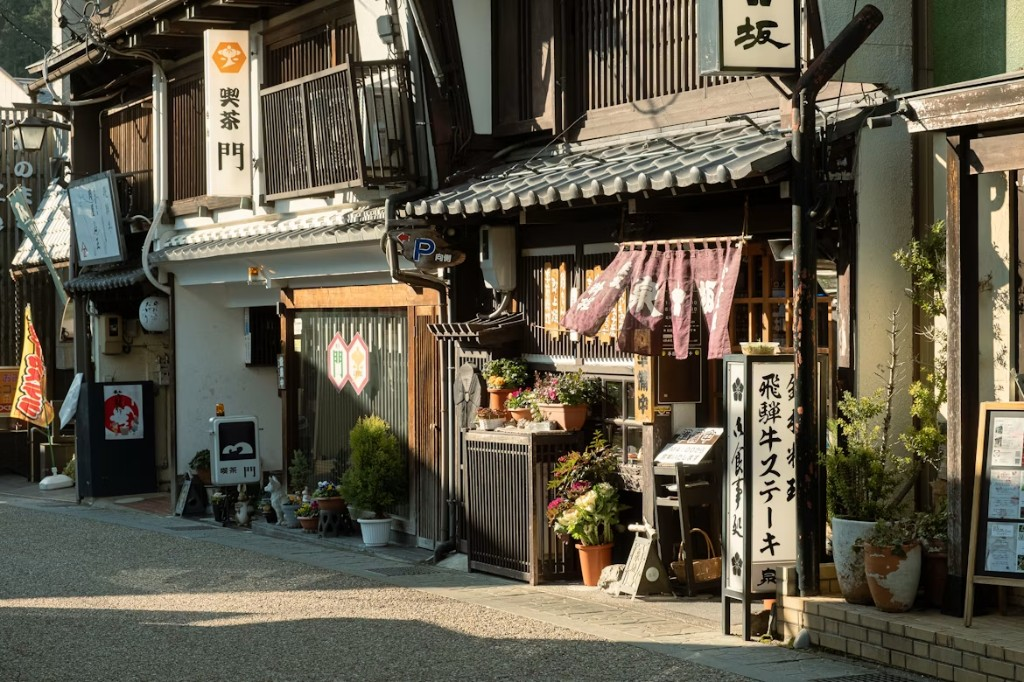
#> input picture assets/backgrounds/japan_street.jpg, 1024 x 682 px
$ python set_japan_wallpaper.py
#> lines starting #> are read from the running program, lines starting #| are printed output that depends on the picture
#!/usr/bin/env python3
"""Install the Japanese street photo as CordOS default wallpaper."""
from __future__ import annotations

import os
import shutil
import sys

sys.path.insert(0, "/tmp/nv/lib")
try:
    from PIL import Image
except ImportError:
    print("Need Pillow: pip install Pillow", file=sys.stderr)
    sys.exit(1)

ROOT = os.path.abspath(os.path.join(os.path.dirname(__file__), ".."))
BG_DIR = os.path.join(ROOT, "assets", "backgrounds")
BUILD = os.path.join(ROOT, "build")
TARGET_W = 1920
TARGET_H = 1080

CANDIDATES = [
    os.path.join(BG_DIR, "japan_street.jpg"),
    os.path.join(BG_DIR, "japan_street.png"),
]


def find_src() -> str:
    for path in CANDIDATES:
        if os.path.isfile(path):
            return path
#> in main, im is the input picture: PIL image 1024x682 RGB; mean R, G, B 94.9, 88.9, 73.3
#| source assets/backgrounds/japan_street.jpg (1024, 682) RGB
    raise SystemExit("source image not found")


def cover_resize(im: Image.Image, tw: int, th: int) -> Image.Image:
#> called with tw = 1920, th = 1080
    im = im.convert("RGB")
    sw, sh = im.size
#> sw = 1024; sh = 682
    scale = max(tw / sw, th / sh)
#> scale = 1.88
    nw = max(1, int(sw * scale + 0.5))
#> nw = 1920
    nh = max(1, int(sh * scale + 0.5))
#> nh = 1279
    im = im.resize((nw, nh), Image.Resampling.LANCZOS)
#> im: PIL image 1920x1279 RGB
    left = (nw - tw) // 2
#> left = 0
    top = (nh - th) // 2
#> top = 99
    return im.crop((left, top, left + tw, top + th))
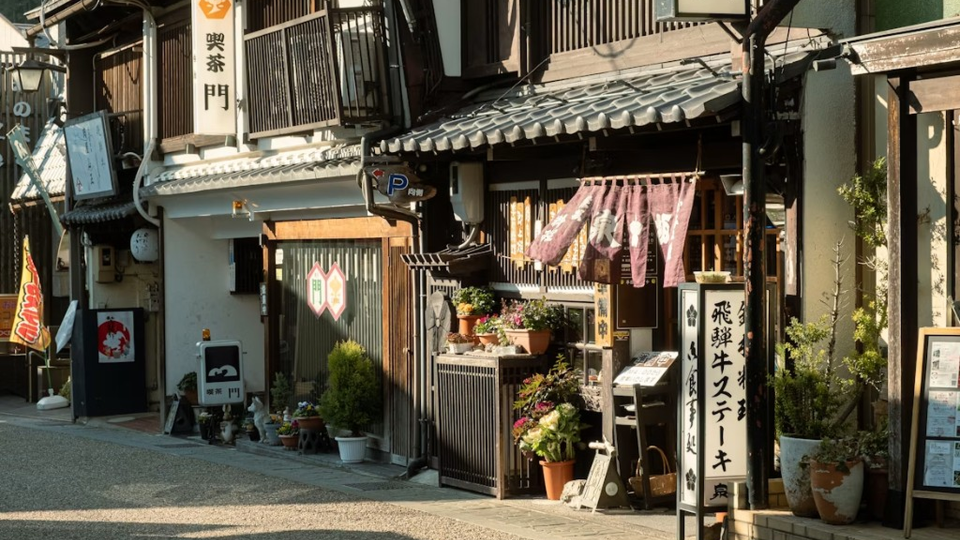
#> returned value: PIL image 1920x1080 RGB (shown at 1/2 size); mean R, G, B 96.8, 89.7, 73.8


def main() -> None:
    src = find_src()
    os.makedirs(BG_DIR, exist_ok=True)
    os.makedirs(BUILD, exist_ok=True)

    im = Image.open(src)
    print("source", src, im.size, im.mode)

    covered = cover_resize(im, TARGET_W, TARGET_H)
    out_png = os.path.join(BG_DIR, "default.png")
    out_jpg = os.path.join(BG_DIR, "default.jpg")
    covered.save(out_png, optimize=True)
    covered.save(out_jpg, quality=90, optimize=True)

    rgb_path = os.path.join(BUILD, "wallpaper.rgb")
    with open(rgb_path, "wb") as f:
        f.write(covered.tobytes())

    print("wrote", out_png)
    print("wrote", out_jpg)
    print("wrote", rgb_path, os.path.getsize(rgb_path), "bytes", f"{TARGET_W}x{TARGET_H}")


if __name__ == "__main__":
    main()
